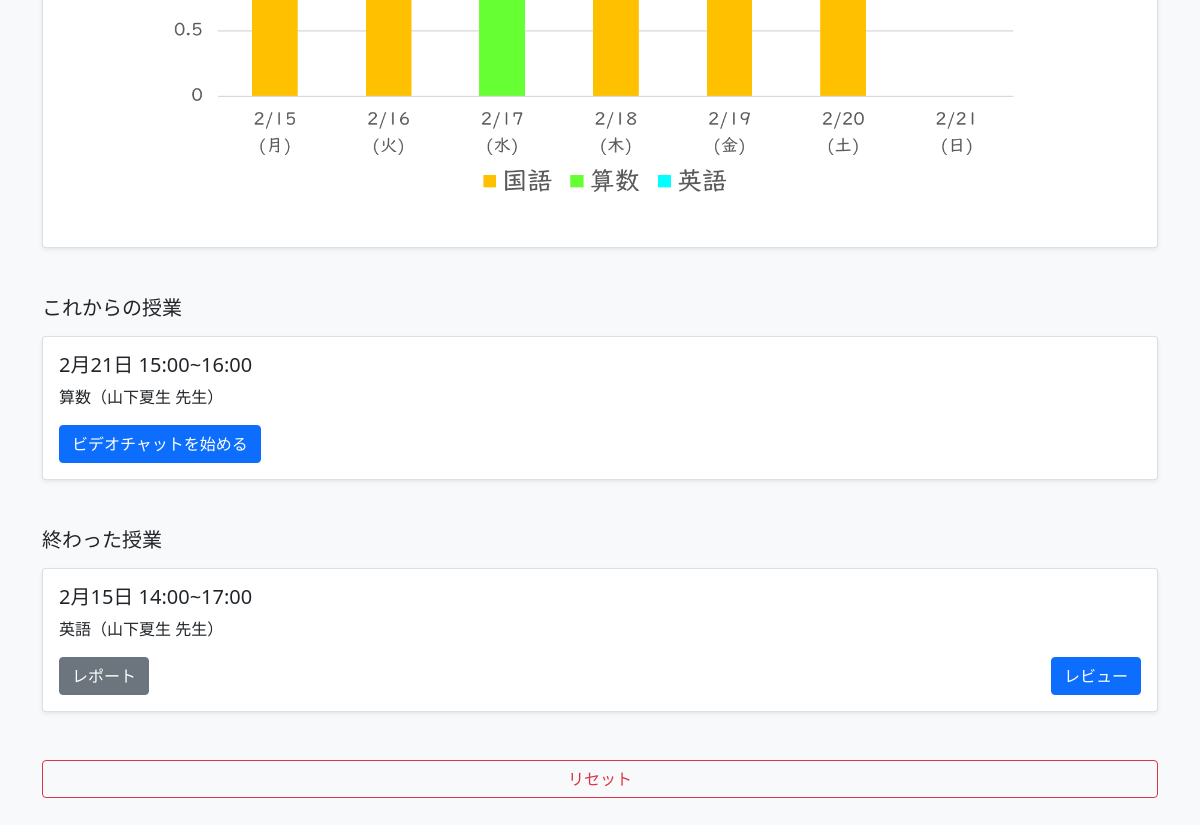
/mypage (lower part), run on an earlier commit of the app's database.
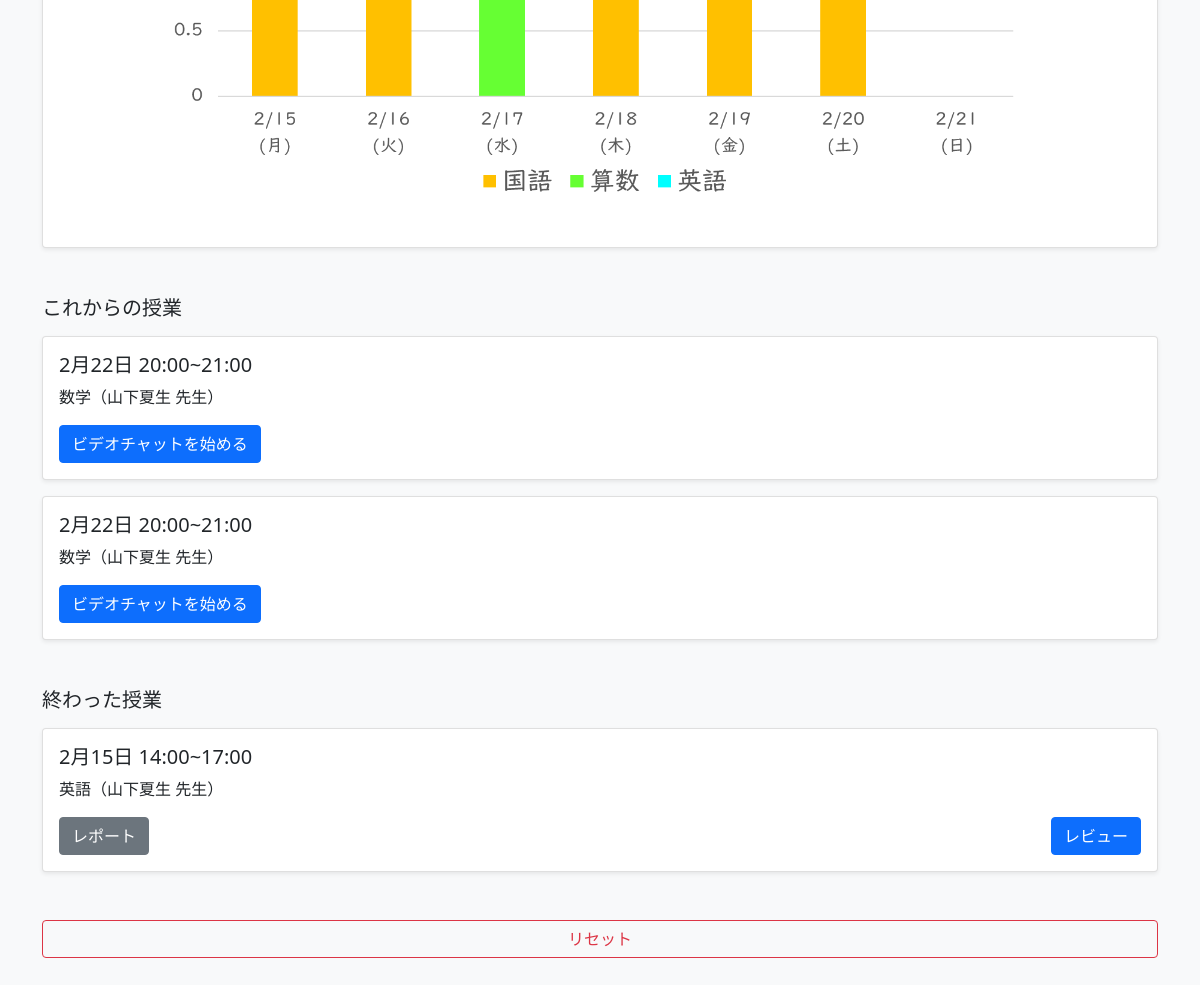
And on a later commit of the database.
### models/models.py (models this page shows, shortened)
class Teacher(Base):
    __tablename__ = 'teachers'
    id = Column(Integer, primary_key=True)
    name = Column(String)
    subject = Column(String)
    price = Column(String)
    time = Column(String)
    text = Column(Text)
    image = Column(Integer)
    date = Column(DateTime, default=datetime.now())

### app/app.py (the view)
@app.route("/mypage")
def mypage():
    lectures = Lecture.query.all()
    lecture = Lecture.query.first()
    if lecture != None:
        teachers = []
        for lecture in lectures:
            teacher = Teacher.query.filter_by(id=lecture.teacher_id).first()
            teachers.append(teacher)
        return render_template("mypage.html", teachers=teachers)
    else:
        return render_template("mypage.html")

### app/templates/mypage.html (shortened to what this page needs)
{% extends "main_layout.html" %} {% block content%}
<div class="container">
    <div class="card shadow-sm mt-3">
        <div class="card-body">
            <img src="/static/images/graph-2.png" class="img-fluid mb-3" alt="">
        </div>
    </div>
    <h5 class="mt-5">これからの授業</h5>
    {% for teacher in teachers %}
    <div class="card shadow-sm mt-3">
        <div class="card-body">
            <h5 class="card-title">{{teacher.time}}</h5>
            <p class="card-text">{{teacher.subject}}（<a href="/teachers/{{teacher.id}}" class="text-dark"
                    style="text-decoration: none;">{{teacher.name}} 先生</a>）</p>
            <div class="card-text">
                <a href="/video" class="btn btn-primary" role="button">ビデオチャットを始める</a>
            </div>
        </div>
    </div>
    {% endfor %}
    <h5 class="mt-5">終わった授業</h5>
    {% for teacher in teachers %}
    {% if loop.first %}
    <div class="card shadow-sm mt-3 mb-5">
        <div class="card-body">
            <h5 class="card-title">2月15日 14:00~17:00</h5>
            <p class="card-text">英語（<a href="/teachers/{{teacher.id}}" class="text-dark"
                    style="text-decoration: none;">{{teacher.name}} 先生</a>）</p>
            <div class="btn-toolbar justify-content-between" role="toolbar" aria-label="Toolbar with button groups">
                <div class="btn-group" role="group" aria-label="First group">
                    <button type="button" class="btn btn-secondary" data-bs-toggle="modal" data-bs-target="#report">
                        レポート
                    </button>
                </div>
                <button type="button" class="btn btn-primary" data-bs-toggle="modal" data-bs-target="#reviewModal">
                    レビュー
                </button>
            </div>
        </div>
    </div>
    {% endif %}
    {% endfor %}
    <form action="/reset" method="POST" class="my-5">
        <div class="d-grid gap-2 mt-5 mb-2">
            <button type="submit" class="btn btn-outline-danger">リセット</button>
        </div>
    </form>
</div>
{% endblock %}

### app/templates/main_layout.html (shortened to what this page needs)
<!DOCTYPE html>
<html lang="ja" dir="ltr">
<head>
    <link href="https://cdn.jsdelivr.net/npm/bootstrap@5.0.0-beta1/dist/css/bootstrap.min.css" rel="stylesheet"
>
    <link rel="stylesheet" href="https://cdnjs.cloudflare.com/ajax/libs/font-awesome/5.15.2/css/all.min.css"
 />
    <link rel="stylesheet" href="https://cdn.jsdelivr.net/npm/bootstrap-icons@1.3.0/font/bootstrap-icons.css">
    <link rel="stylesheet" href="/static/style.css" type="text/css">
</head>
<body class="bg-light">
    <main class="mx-3 my-3">
        {% block content %} {% endblock %}
    </main>
</body>
</html>

What changed in the data, as far as the page shows it:
now on one of the page's lists (row edited): Teacher: time "2月22日 20:00~21:00", subject "数学", name "山下夏生"
changed Teacher "山下夏生": time "2月21日 15:00~16:00" → "2月22日 20:00~21:00"; subject "算数" → "数学"
